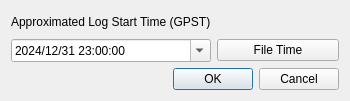
<?xml version="1.0" encoding="UTF-8"?>
<ui version="4.0">
 <class>StartDialog</class>
 <widget class="QWidget" name="StartDialog">
  <property name="geometry">
   <rect>
    <x>0</x>
    <y>0</y>
    <width>350</width>
    <height>101</height>
   </rect>
  </property>
  <property name="windowTitle">
   <string>Start Time</string>
  </property>
  <property name="toolTip">
   <string/>
  </property>
  <layout class="QGridLayout" name="gridLayout_2">
   <item row="0" column="0">
    <widget class="QLabel" name="label1">
     <property name="toolTip">
      <string/>
     </property>
     <property name="text">
      <string>Approximated Log Start Time (GPST)</string>
     </property>
    </widget>
   </item>
   <item row="1" column="0">
    <widget class="QDateTimeEdit" name="tETime">
     <property name="toolTip">
      <string>Start date and time</string>
     </property>
     <property name="layoutDirection">
      <enum>Qt::LeftToRight</enum>
     </property>
     <property name="dateTime">
      <datetime>
       <hour>23</hour>
       <minute>0</minute>
       <second>0</second>
       <year>2024</year>
       <month>12</month>
       <day>31</day>
      </datetime>
     </property>
     <property name="displayFormat">
      <string>yyyy/MM/dd hh:mm:ss</string>
     </property>
     <property name="calendarPopup">
      <bool>true</bool>
     </property>
     <property name="timeSpec">
      <enum>Qt::UTC</enum>
     </property>
    </widget>
   </item>
   <item row="1" column="1">
    <widget class="QPushButton" name="btnFileTime">
     <property name="toolTip">
      <string>Set time to file creation time</string>
     </property>
     <property name="text">
      <string>File Time</string>
     </property>
    </widget>
   </item>
   <item row="3" column="0" colspan="2">
    <widget class="QDialogButtonBox" name="buttonBox">
     <property name="standardButtons">
      <set>QDialogButtonBox::Cancel|QDialogButtonBox::Ok</set>
     </property>
    </widget>
   </item>
  </layout>
 </widget>
 <resources/>
 <connections/>
</ui>
